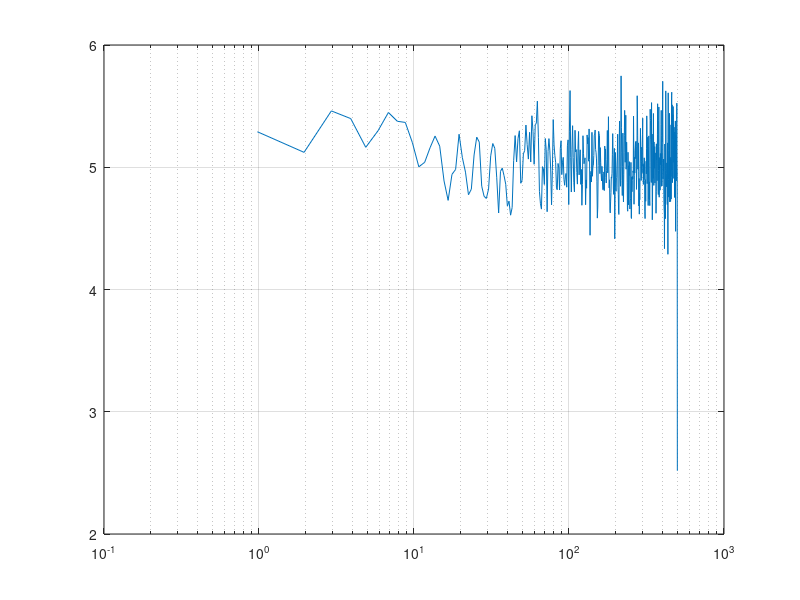

MATLAB code for this plot:
clear all; clc; close all;

n=2^18;
x=50*randn(n,1);
disp(['RMS = ',num2str(std(x))])
Fs=1000;
[Pxx,F]=pwelch(x,[],[],[],Fs);
figure,semilogx(F,Pxx)
grid on
disp(['dHz = ',num2str(F(2)-F(1))])
sqrt(sum(Pxx*(F(2)-F(1))))

sum(sqrt(Pxx*(F(2)-F(1))))
% xlabel('Frequency (Hz)')
% ylabel({'Power spectral density';'Power/frequency (dB/Hz)'})